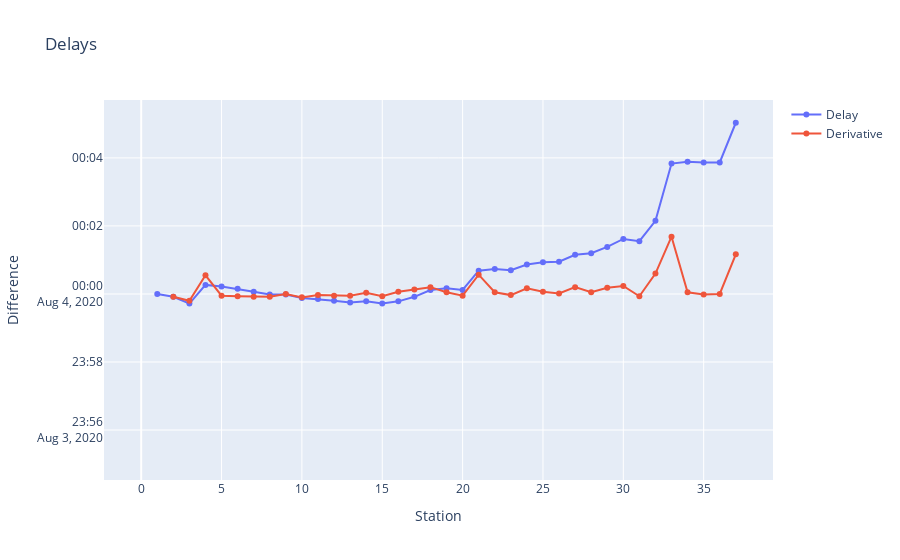

Write notebook code for a chart like this one.
### Code cell
# see where the trip was delayed
fig = go.Figure(data=[
    go.Scatter(mode='lines+markers',
name='Delay',
y=(late_trip - (onetime_trip + (late_trip[1] - onetime_trip[1])) ) + pd.to_datetime('2020-08-04'),
x=arrivals_and_expected.columns)])

# same as taking difference of trip lengths?
# I think so I'm just not seeing it
# (E_1 - S_1) - (E_2 - S_2)
# (E_2 - E_1) - (S_2 - S_1)
fig.add_trace(go.Scatter(mode='lines+markers',
name='Derivative',
y=(late_trip - (onetime_trip + (late_trip[1] - onetime_trip[1])) ).diff()+ pd.to_datetime('2020-08-04'),
x=arrivals_and_expected.columns))

fig.update_layout(
    title=f'Delays',
    xaxis_title=f'Station',
    yaxis_title=f'Difference'
)

### Figure 1 — Plotly figure (JSON) as saved in the notebook; plotly's stock layout.template omitted (floating-point values rounded to 4 significant figures)
{"data": [{"mode": "lines+markers", "name": "Delay", "type": "scatter", "x": [0, 1, 2, 3, 4, 5, 6, 7, 8, 9, 10, 11, 12, 13, 14, 15, 16, 17, 18, 19, 20, 21, 22, 23, 24, 25, 26, 27, 28, 29, 30, 31, 32, 33, 34, 35, 36, 37, "expected_end"], "y": [null, "2020-08-04T00:00:00", "2020-08-03T23:59:55", "2020-08-03T23:59:43", "2020-08-04T00:00:16", "2020-08-04T00:00:13", "2020-08-04T00:00:09", "2020-08-04T00:00:04", "2020-08-03T23:59:59", "2020-08-03T23:59:59", "2020-08-03T23:59:53", "2020-08-03T23:59:51", "2020-08-03T23:59:48", "2020-08-03T23:59:45", "2020-08-03T23:59:47", "2020-08-03T23:59:43", "2020-08-03T23:59:47", "2020-08-03T23:59:55", "2020-08-04T00:00:07", "2020-08-04T00:00:10", "2020-08-04T00:00:07", "2020-08-04T00:00:41", "2020-08-04T00:00:44", "2020-08-04T00:00:42", "2020-08-04T00:00:52", "2020-08-04T00:00:56", "2020-08-04T00:00:57", "2020-08-04T00:01:09", "2020-08-04T00:01:12", "2020-08-04T00:01:23", "2020-08-04T00:01:37", "2020-08-04T00:01:33", "2020-08-04T00:02:09", "2020-08-04T00:03:50", "2020-08-04T00:03:53", "2020-08-04T00:03:52", "2020-08-04T00:03:52", "2020-08-04T00:05:02", "2020-08-04T00:00:14"]}, {"mode": "lines+markers", "name": "Derivative", "type": "scatter", "x": [0, 1, 2, 3, 4, 5, 6, 7, 8, 9, 10, 11, 12, 13, 14, 15, 16, 17, 18, 19, 20, 21, 22, 23, 24, 25, 26, 27, 28, 29, 30, 31, 32, 33, 34, 35, 36, 37, "expected_end"], "y": [null, null, "2020-08-03T23:59:55", "2020-08-03T23:59:48", "2020-08-04T00:00:33", "2020-08-03T23:59:57", "2020-08-03T23:59:56", "2020-08-03T23:59:55", "2020-08-03T23:59:55", "2020-08-04T00:00:00", "2020-08-03T23:59:54", "2020-08-03T23:59:58", "2020-08-03T23:59:57", "2020-08-03T23:59:57", "2020-08-04T00:00:02", "2020-08-03T23:59:56", "2020-08-04T00:00:04", "2020-08-04T00:00:08", "2020-08-04T00:00:12", "2020-08-04T00:00:03", "2020-08-03T23:59:57", "2020-08-04T00:00:34", "2020-08-04T00:00:03", "2020-08-03T23:59:58", "2020-08-04T00:00:10", "2020-08-04T00:00:04", "2020-08-04T00:00:01", "2020-08-04T00:00:12", "2020-08-04T00:00:03", "2020-08-04T00:00:11", "2020-08-04T00:00:14", "2020-08-03T23:59:56", "2020-08-04T00:00:36", "2020-08-04T00:01:41", "2020-08-04T00:00:03", "2020-08-03T23:59:59", "2020-08-04T00:00:00", "2020-08-04T00:01:10", "2020-08-03T23:55:12"]}], "layout": {"title": {"text": "Delays"}, "xaxis": {"title": {"text": "Station"}}, "yaxis": {"title": {"text": "Difference"}}}}
